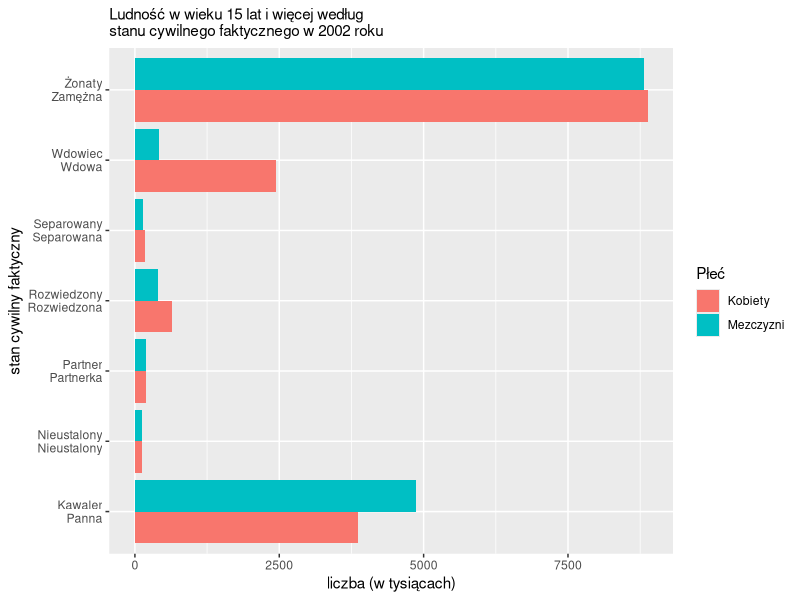

Reproduce this figure in R.
## ---- chunk 1
knitr::opts_chunk$set(echo = FALSE)
## ---- chunk 2
suppressMessages(library(ggplot2))
options(stringsAsFactors = TRUE)

ludnosc <- read.csv2('ludnosc.csv')

nazwy <- paste0(ludnosc$Mezczyzni,'\n',ludnosc$Kobiety)

ludnosc2 <- data.frame(ludzie=c(nazwy,nazwy),liczba=c(ludnosc$stanM,ludnosc$stanK),
                      to_fill=c(rep('Mezczyzni',length(nazwy)),
                             rep('Kobiety',length(nazwy))))

ggplot(data = ludnosc2, aes(x=ludzie,y=liczba,fill=to_fill)) +
  geom_col(position = position_dodge()) +
  labs(subtitle="Ludność w wieku 15 lat i więcej według \nstanu cywilnego faktycznego w 2002 roku") + 
  xlab('stan cywilny faktyczny') +
  ylab('liczba (w tysiącach)') +
  scale_fill_discrete(name="Płeć") +
  coord_flip()
